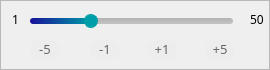
   <widget class="QFrame" name="frequencyFrame">
    <property name="geometry">
     <rect>
      <x>30</x>
      <y>165</y>
      <width>270</width>
      <height>70</height>
     </rect>
    </property>
    <property name="font">
     <font>
      <family>Yu Gothic UI Light</family>
      <pointsize>9</pointsize>
     </font>
    </property>
    <property name="styleSheet">
     <string notr="true">QPushButton {
	border-radius: 10px;
	border: 1px solid #EDEDED;
	background-color: #EDEDED;
	color: #666666;
	padding-bottom: 2px;
}

QPushButton:hover {
	border: 1px solid #009FA8;
	color: #000000;
}

QPushButton:pressed {
	background-color: #D3DDE0;
}</string>
    </property>
    <property name="frameShape">
     <enum>QFrame::StyledPanel</enum>
    </property>
    <property name="frameShadow">
     <enum>QFrame::Raised</enum>
    </property>
    <widget class="QSlider" name="frequencySlider">
     <property name="geometry">
      <rect>
       <x>30</x>
       <y>10</y>
       <width>205</width>
       <height>22</height>
      </rect>
     </property>
     <property name="font">
      <font>
       <family>Yu Gothic UI Light</family>
      </font>
     </property>
     <property name="styleSheet">
      <string notr="true">QSlider::groove:horizontal {
	height: 6px;
	background: qlineargradient(x1:0, y1:0, x2:0, y2:1, stop:0 #B1B1B1, stop:1 #c4c4c4);
	border-radius: 3px;
	margin-left: 1px;
	margin-right: 2px;
}

QSlider::handle:horizontal {
    background: #009FA8;
	width: 12px;
	margin: -4px -1px;
    border-radius: 7px;
	border: 1px solid #009FA8;
}

QSlider::handle:horizontal:hover {
    background: #009FA8;
	border-color: #181199;
}

QSlider::sub-page:horizontal {
	background: qlineargradient(x1:1, y1:0.5, x2:0, y2:0.5, stop:0 #009FA8, stop:1 #181199);
	border-radius: 3px;
}</string>
     </property>
     <property name="minimum">
      <number>1</number>
     </property>
     <property name="maximum">
      <number>50</number>
     </property>
     <property name="value">
      <number>15</number>
     </property>
     <property name="sliderPosition">
      <number>15</number>
     </property>
     <property name="orientation">
      <enum>Qt::Horizontal</enum>
     </property>
    </widget>
    <widget class="QLabel" name="frequencyMaxLabel">
     <property name="geometry">
      <rect>
       <x>250</x>
       <y>11</y>
       <width>16</width>
       <height>16</height>
      </rect>
     </property>
     <property name="font">
      <font>
       <family>Yu Gothic UI Light</family>
      </font>
     </property>
     <property name="text">
      <string>50</string>
     </property>
    </widget>
    <widget class="QLabel" name="frequencyMinLabel">
     <property name="geometry">
      <rect>
       <x>12</x>
       <y>11</y>
       <width>16</width>
       <height>16</height>
      </rect>
     </property>
     <property name="font">
      <font>
       <family>Yu Gothic UI Light</family>
      </font>
     </property>
     <property name="text">
      <string>1</string>
     </property>
    </widget>
    <widget class="QPushButton" name="frequencyPlusOnePushButton">
     <property name="geometry">
      <rect>
       <x>147</x>
       <y>40</y>
       <width>30</width>
       <height>20</height>
      </rect>
     </property>
     <property name="sizePolicy">
      <sizepolicy hsizetype="Minimum" vsizetype="Minimum">
       <horstretch>0</horstretch>
       <verstretch>0</verstretch>
      </sizepolicy>
     </property>
     <property name="font">
      <font>
       <family>Yu Gothic UI Light</family>
       <pointsize>10</pointsize>
      </font>
     </property>
     <property name="styleSheet">
      <string notr="true"/>
     </property>
     <property name="text">
      <string>+1</string>
     </property>
    </widget>
    <widget class="QPushButton" name="frequencyPlusFivePushButton">
     <property name="geometry">
      <rect>
       <x>205</x>
       <y>40</y>
       <width>30</width>
       <height>20</height>
      </rect>
     </property>
     <property name="sizePolicy">
      <sizepolicy hsizetype="Minimum" vsizetype="Minimum">
       <horstretch>0</horstretch>
       <verstretch>0</verstretch>
      </sizepolicy>
     </property>
     <property name="font">
      <font>
       <family>Yu Gothic UI Light</family>
       <pointsize>10</pointsize>
      </font>
     </property>
     <property name="styleSheet">
      <string notr="true"/>
     </property>
     <property name="text">
      <string>+5</string>
     </property>
    </widget>
    <widget class="QPushButton" name="frequencyMinusOnePushButton">
     <property name="geometry">
      <rect>
       <x>90</x>
       <y>40</y>
       <width>30</width>
       <height>20</height>
      </rect>
     </property>
     <property name="sizePolicy">
      <sizepolicy hsizetype="Minimum" vsizetype="Minimum">
       <horstretch>0</horstretch>
       <verstretch>0</verstretch>
      </sizepolicy>
     </property>
     <property name="font">
      <font>
       <family>Yu Gothic UI Light</family>
       <pointsize>10</pointsize>
      </font>
     </property>
     <property name="styleSheet">
      <string notr="true"/>
     </property>
     <property name="text">
      <string>-1</string>
     </property>
    </widget>
    <widget class="QPushButton" name="frequencyMinusFivePushButton">
     <property name="geometry">
      <rect>
       <x>30</x>
       <y>40</y>
       <width>30</width>
       <height>20</height>
      </rect>
     </property>
     <property name="sizePolicy">
      <sizepolicy hsizetype="Minimum" vsizetype="Minimum">
       <horstretch>0</horstretch>
       <verstretch>0</verstretch>
      </sizepolicy>
     </property>
     <property name="font">
      <font>
       <family>Yu Gothic UI Light</family>
       <pointsize>10</pointsize>
      </font>
     </property>
     <property name="styleSheet">
      <string notr="true"/>
     </property>
     <property name="text">
      <string>-5</string>
     </property>
    </widget>
   </widget>
